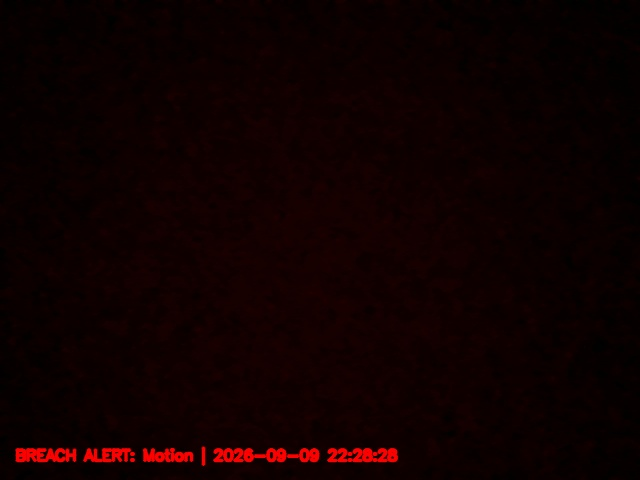
#> input picture camera/incidents/breach_20260909_222828.jpg, 640 x 480 px, given in place of the camera
$ python main.py
#> lines starting #> are read from the running program, lines starting #| are printed output that depends on the picture; after the words box and inside, x2 and y2 are one past the last pixel; in counts of white or black regions, pixels touching at a corner belong together
### camera/detector.py
"""Breach and Intrusion Detection module using OpenCV.
Provides motion detection via MOG2 background subtraction and human detection via HOG.
"""
import cv2
import numpy as np
import config


def boxes_intersect(box_a, box_b):
    """Check if two rectangles (x, y, w, h) overlap."""
    ax1, ay1, aw, ah = box_a
    ax2, ay2 = ax1 + aw, ay1 + ah

    bx1, by1, bw, bh = box_b
    bx2, by2 = bx1 + bw, by1 + bh

    inter_x1 = max(ax1, bx1)
    inter_y1 = max(ay1, by1)
    inter_x2 = min(ax2, bx2)
    inter_y2 = min(ay2, by2)

    return (inter_x1 < inter_x2) and (inter_y1 < inter_y2)


# [4 lines left out: function point_in_box, not called in this run]


class BreachDetector:
    def __init__(self):
        # Adaptive Background Subtractor for motion detection
        self.bg_subtractor = cv2.createBackgroundSubtractorMOG2(
            history=500,
            varThreshold=25,
            detectShadows=False
        )

        # Morphological kernels for cleaning motion masks
        self.kernel_open = cv2.getStructuringElement(cv2.MORPH_ELLIPSE, (3, 3))
        self.kernel_dilate = cv2.getStructuringElement(cv2.MORPH_RECT, (7, 7))

        # HOG descriptor for human / person detection
        self.hog = cv2.HOGDescriptor()
        self.hog.setSVMDetector(cv2.HOGDescriptor_getDefaultPeopleDetector())

    def detect_motion(self, frame, zone_rect=None):
        """Detect moving objects in the frame and check if they breach the zone.
        Returns: list of tuples (x, y, w, h, is_breach)
        """
        # Blur to eliminate high frequency sensor noise
        blurred = cv2.GaussianBlur(frame, (5, 5), 0)
        fg_mask = self.bg_subtractor.apply(blurred)

        # Remove speckle noise and bridge gaps
        fg_mask = cv2.morphologyEx(fg_mask, cv2.MORPH_OPEN, self.kernel_open)
        fg_mask = cv2.dilate(fg_mask, self.kernel_dilate, iterations=2)

        contours, _ = cv2.findContours(fg_mask, cv2.RETR_EXTERNAL, cv2.CHAIN_APPROX_SIMPLE)
        motion_boxes = []

        for cnt in contours:
            area = cv2.contourArea(cnt)
            if area < config.MIN_MOTION_AREA:
                continue

            x, y, w, h = cv2.boundingRect(cnt)
            box = (x, y, w, h)
            is_breach = False

            if zone_rect is not None:
                # Intrusion occurs if moving object bounding box intersects restricted zone
                is_breach = boxes_intersect(box, zone_rect)

            motion_boxes.append((x, y, w, h, is_breach))

        return motion_boxes, fg_mask

    def detect_people(self, frame, zone_rect=None):
        """Detect people using HOG and check if they breach the zone.
        Returns: list of tuples (x, y, w, h, is_breach)
        """
        # Resize for faster HOG processing if frame is large
        h, w = frame.shape[:2]
        scale_factor = 1.0
        if w > 480:
            scale_factor = 480.0 / w
            small_frame = cv2.resize(frame, (480, int(h * scale_factor)))
        else:
            small_frame = frame

        # Run HOG detector
        rects, weights = self.hog.detectMultiScale(
            small_frame,
            winStride=config.PERSON_DETECTOR_STRIDE,
            padding=config.PERSON_DETECTOR_PADDING,
            scale=config.PERSON_DETECTOR_SCALE
        )

        person_boxes = []
        for i, (rx, ry, rw, rh) in enumerate(rects):
            # Scale back coordinates to original frame size
            if scale_factor != 1.0:
                rx = int(rx / scale_factor)
                ry = int(ry / scale_factor)
                rw = int(rw / scale_factor)
                rh = int(rh / scale_factor)

            box = (rx, ry, rw, rh)
            # Center-foot coordinate of the person (more accurate for tripwire/ground perimeter)
            foot_x = rx + rw // 2
            foot_y = ry + int(rh * 0.9)

            is_breach = False
            if zone_rect is not None:
                # Breach if foot is in zone or bounding box significantly overlaps
                is_breach = point_in_box(foot_x, foot_y, zone_rect) or boxes_intersect(box, zone_rect)

            person_boxes.append((rx, ry, rw, rh, is_breach))

        return person_boxes

    def process_frame(self, frame, zone_rect, mode="BOTH"):
        """Run requested detection mode(s) on current frame.
        Returns:
            breach_detected: bool
            motion_results: list of (x, y, w, h, is_breach)
            person_results: list of (x, y, w, h, is_breach)
            fg_mask: foreground mask
        """
        breach_detected = False
        motion_results = []
        person_results = []
        fg_mask = None

        if mode in ("MOTION", "BOTH"):
            motion_results, fg_mask = self.detect_motion(frame, zone_rect)
            if any(b[-1] for b in motion_results):
                breach_detected = True

        if mode in ("PERSON", "BOTH"):
            person_results = self.detect_people(frame, zone_rect)
            if any(b[-1] for b in person_results):
                breach_detected = True

        return breach_detected, motion_results, person_results, fg_mask

### camera/alarm.py
"""Alarm manager module.
Handles non-blocking audio alerts, snapshot recording, and alarm states.
"""
import sys
import time
import cv2
import threading
from datetime import datetime
from pathlib import Path
import config

try:
    import winsound
    HAS_WINSOUND = True
except ImportError:
    HAS_WINSOUND = False


class AlarmManager:
    def __init__(self):
        self.is_armed = True
        self.is_muted = not config.ALARM_SOUND_ENABLED
        self.last_breach_time = 0.0
        self.last_snapshot_time = 0.0
        self.is_alarming = False

        # Audio worker state
        self._stop_audio_event = threading.Event()
        self._sound_trigger_event = threading.Event()
        self._audio_thread = threading.Thread(target=self._audio_worker, daemon=True)
        self._audio_thread.start()

    def trigger_breach(self, frame=None, breach_info="Intrusion Detected"):
        """Call this whenever a breach/intrusion is detected."""
        if not self.is_armed:
            return

        now = time.time()
        self.last_breach_time = now
        self.is_alarming = True
        self._sound_trigger_event.set()

        # Save snapshot if cooldown elapsed
        if frame is not None and (now - self.last_snapshot_time) >= config.SNAPSHOT_COOLDOWN_SECS:
            self._save_incident_snapshot(frame, breach_info)
            self.last_snapshot_time = now

    def update(self):
        """Update active alarm state based on persistence duration."""
        if self.is_alarming:
            if time.time() - self.last_breach_time > config.ALARM_PERSISTENCE_SECS:
                self.is_alarming = False
                self._sound_trigger_event.clear()

    def _audio_worker(self):
        """Background thread playing siren/beep pulses without blocking the main loop."""
        while not self._stop_audio_event.is_set():
            if self._sound_trigger_event.is_set() and not self.is_muted and self.is_armed:
                try:
                    if HAS_WINSOUND:
                        # High-low siren pulse pattern
                        winsound.Beep(config.ALARM_BEEP_FREQ, config.ALARM_BEEP_DURATION_MS)
                        winsound.Beep(int(config.ALARM_BEEP_FREQ * 0.75), config.ALARM_BEEP_DURATION_MS)
                    else:
                        print("\a", end="", flush=True)
                        time.sleep(0.3)
                except Exception:
                    time.sleep(0.1)
            else:
                time.sleep(0.05)

    def _save_incident_snapshot(self, frame, breach_info):
        """Save evidence snapshot with timestamp."""
        try:
            timestamp_str = datetime.now().strftime("%Y%m%d_%H%M%S")
            filename = f"breach_{timestamp_str}.jpg"
            filepath = config.INCIDENT_DIR / filename

            # Create a copy with incident stamp
            snapshot = frame.copy()
            stamp_text = f"BREACH ALERT: {breach_info} | {datetime.now().strftime('%Y-%m-%d %H:%M:%S')}"
            cv2.putText(
                snapshot, stamp_text, (15, snapshot.shape[0] - 20),
                cv2.FONT_HERSHEY_SIMPLEX, 0.5, (0, 0, 255), 2, cv2.LINE_AA
            )
            cv2.imwrite(str(filepath), snapshot)
            print(f"[ALARM] Snapshot saved: {filepath.name}")
        except Exception as e:
            print(f"[ALARM] Failed to save snapshot: {e}")

    # [12 lines left out: functions toggle_arm, toggle_mute, not called in this run]

    def shutdown(self):
        self._stop_audio_event.set()
        self._sound_trigger_event.clear()

### camera/main.py
"""Main entrypoint for the OpenCV Intrusion & Security Breach Detection System.
"""
import sys
import time
import argparse
from datetime import datetime
import cv2
import numpy as np

import config
from detector import BreachDetector
from alarm import AlarmManager


class ZoneSelector:
    """Handles interactive mouse drawing to define or modify the restricted zone."""
    def __init__(self):
        self.drawing = False
        self.ix = -1
        self.iy = -1
        self.current_rect = None
        self.active_mode = False

    # [20 lines left out: function mouse_callback, not called in this run]


def draw_hud(display, zone_rect, alarm_mgr, mode, fps, is_drawing_zone):
    """Render a clean, high-contrast security camera HUD overlay."""
    h, w = display.shape[:2]
    now_str = datetime.now().strftime("%Y-%m-%d %H:%M:%S")

    # Flashing alert border if alarm is sounding
    if alarm_mgr.is_alarming and alarm_mgr.is_armed:
        # Flash every 250ms
        flash_state = int(time.time() * 4) % 2 == 0
        border_color = (0, 0, 255) if flash_state else (0, 140, 255)
        cv2.rectangle(display, (0, 0), (w - 1, h - 1), border_color, 8)

        # Prominent Breach Banner
        banner_text = "!!! SECURITY BREACH DETECTED !!!"
        (tw, th), _ = cv2.getTextSize(banner_text, cv2.FONT_HERSHEY_DUPLEX, 0.8, 2)
        bx1 = (w - tw) // 2 - 20
        by1 = 45
        bx2 = bx1 + tw + 40
        by2 = by1 + th + 20
        cv2.rectangle(display, (bx1, by1), (bx2, by2), (0, 0, 180), -1)
        cv2.rectangle(display, (bx1, by1), (bx2, by2), (255, 255, 255), 2)
        cv2.putText(
            display, banner_text, (bx1 + 20, by2 - 10),
            cv2.FONT_HERSHEY_DUPLEX, 0.8, (255, 255, 255), 2, cv2.LINE_AA
        )

    # Top Status Bar (Translucent dark overlay)
    bar_overlay = display.copy()
    cv2.rectangle(bar_overlay, (0, 0), (w, 36), (15, 15, 15), -1)
    cv2.addWeighted(bar_overlay, 0.75, display, 0.25, 0, display)

    # Status indicators
    arm_text = "ARMED" if alarm_mgr.is_armed else "DISARMED"
    arm_color = (0, 255, 0) if alarm_mgr.is_armed else (120, 120, 120)
    mute_text = "MUTED" if alarm_mgr.is_muted else "AUDIO ON"
    mute_color = (0, 165, 255) if alarm_mgr.is_muted else (0, 255, 180)

    status_str = f"STATUS: {arm_text}  |  MODE: {mode}  |  {mute_text}  |  FPS: {fps:.1f}"
    cv2.putText(display, status_str, (12, 23), cv2.FONT_HERSHEY_SIMPLEX, 0.52, (230, 230, 230), 1, cv2.LINE_AA)
    # Highlight armed indicator dot
    cv2.circle(display, (w - 200, 18), 6, arm_color, -1)
    cv2.putText(display, now_str, (w - 180, 23), cv2.FONT_HERSHEY_SIMPLEX, 0.5, (200, 200, 200), 1, cv2.LINE_AA)

    # Draw Restricted Zone
    if zone_rect is not None:
        zx, zy, zw, zh = zone_rect
        zone_color = (0, 0, 255) if (alarm_mgr.is_alarming and alarm_mgr.is_armed) else (0, 215, 255)

        # Draw translucent tinted zone
        zone_sub = display[zy:zy+zh, zx:zx+zw]
        if zone_sub.size > 0:
            tint = np.full_like(zone_sub, (0, 0, 120) if alarm_mgr.is_alarming else (20, 50, 60))
            cv2.addWeighted(zone_sub, 0.82, tint, 0.18, 0, zone_sub)

        # Draw dashed-style corners or perimeter box
        cv2.rectangle(display, (zx, zy), (zx + zw, zy + zh), zone_color, 2)
        zone_title = "RESTRICTED ZONE [BREACH]" if alarm_mgr.is_alarming else "RESTRICTED SECURITY ZONE"
        cv2.putText(display, zone_title, (zx + 6, max(20, zy - 8)), cv2.FONT_HERSHEY_SIMPLEX, 0.48, zone_color, 1, cv2.LINE_AA)

    # Bottom helper bar
    help_overlay = display.copy()
    cv2.rectangle(help_overlay, (0, h - 30), (w, h), (15, 15, 15), -1)
    cv2.addWeighted(help_overlay, 0.75, display, 0.25, 0, display)

    if is_drawing_zone:
        help_text = "ZONE EDIT: Click & drag mouse to set new zone. Press [Z] to finish."
        help_color = (0, 255, 255)
    else:
        help_text = "[SPACE] Arm/Disarm | [Z] Edit Zone | [M] Mute | [D] Mode | [S] Snap | [Q] Quit"
        help_color = (190, 190, 190)

    cv2.putText(display, help_text, (12, h - 10), cv2.FONT_HERSHEY_SIMPLEX, 0.45, help_color, 1, cv2.LINE_AA)


def main():
    parser = argparse.ArgumentParser(description="OpenCV Intrusion & Security Breach Detection")
    parser.add_argument(
        "--camera",
        type=str,
        default=str(config.CAMERA_SOURCE),
        help="Camera source: index (e.g. 0) or IP/ESP32-CAM URL"
    )
    parser.add_argument(
        "--mode",
        choices=["MOTION", "PERSON", "BOTH"],
        default=config.DETECTION_MODE,
        help="Detection mode"
    )
    args = parser.parse_args()

    # Parse camera source (int if single digit, else string URL)
    cam_source = int(args.camera) if args.camera.isdigit() else args.camera
    mode = args.mode

    print("==================================================")
    print("      OPENCV INTRUSION & BREACH DETECTION         ")
    print("==================================================")
    print(f" Camera Source  : {cam_source}")
    print(f" Detection Mode : {mode}")
    print(f" Snapshot Folder: {config.INCIDENT_DIR}")
    print(" Controls:")
    print("   [SPACE]  : Arm / Disarm system")
    print("   [Z]      : Edit restricted zone with mouse")
    print("   [M]      : Mute / Unmute audio alarm")
    print("   [D]      : Cycle detection mode (Motion/Person/Both)")
    print("   [S]      : Capture manual snapshot")
    print("   [R]      : Reset restricted zone to default")
    print("   [Q/ESC]  : Quit application")
    print("==================================================")

    # Initialize video capture
    # If on Windows and using local webcam index, prefer DirectShow backend for faster start
    if isinstance(cam_source, int) and sys.platform.startswith("win"):
        cap = cv2.VideoCapture(cam_source, cv2.CAP_DSHOW)
    else:
        cap = cv2.VideoCapture(cam_source)

    if not cap.isOpened():
        print(f"[ERROR] Could not open camera source: {cam_source}")
        if isinstance(cam_source, int):
            print("Troubleshooting: Check if another application is using the webcam, or try index 1.")
        else:
            print("Troubleshooting: Ensure your ESP32-CAM is connected to WiFi and stream URL is accessible.")
        return

    # Try setting resolution
    cap.set(cv2.CAP_PROP_FRAME_WIDTH, config.FRAME_WIDTH)
    cap.set(cv2.CAP_PROP_FRAME_HEIGHT, config.FRAME_HEIGHT)

    # Read first frame to determine dimensions
    ret, frame = cap.read()
#> frame is the input picture: shape (480, 640, 3); mean B, G, R 0.3, 0.4, 15.6
    if not ret or frame is None:
        print("[ERROR] Failed to read initial frame from camera.")
        cap.release()
        return

    frame_h, frame_w = frame.shape[:2]

    # Initialize restricted zone from default ratios
    dz = config.DEFAULT_ZONE
    zone_rect = (
        int(dz[0] * frame_w),
        int(dz[1] * frame_h),
        int((dz[2] - dz[0]) * frame_w),
        int((dz[3] - dz[1]) * frame_h),
    )

    detector = BreachDetector()
    alarm_mgr = AlarmManager()
    zone_selector = ZoneSelector()

    window_name = "Security Breach & Intrusion Monitor"
    cv2.namedWindow(window_name, cv2.WINDOW_NORMAL)
    cv2.setMouseCallback(window_name, zone_selector.mouse_callback)

    fps = 0.0
    prev_time = time.time()

    try:
        while True:
            ret, frame = cap.read()
            if not ret or frame is None:
                # If network stream drops, wait briefly and retry
                time.sleep(0.03)
                continue

            current_time = time.time()
            fps = 0.9 * fps + 0.1 * (1.0 / max(0.001, current_time - prev_time))
            prev_time = current_time

            # Update zone if user drew a new one
            if zone_selector.current_rect is not None:
                zone_rect = zone_selector.current_rect

            # Run detection if armed
            display = frame.copy()
            breach_detected = False
            motion_results = []
            person_results = []

            if alarm_mgr.is_armed and not zone_selector.active_mode:
                breach_detected, motion_results, person_results, _ = detector.process_frame(
                    frame, zone_rect, mode=mode
                )
#> in detect_motion, `contours, _ = cv2.findContours(fg_mask, cv2.RETR_EXTERNAL, cv2.CHAIN_A..`: contours = [[[0, 0], [0, 479], [639, 479], [639, 0]]]
#> the loop in detect_motion, `for cnt in contours:` made 1 pass
#> (cnt, area, x, y, w, h, is_breach, ax1 in boxes_intersect) on pass 1: ([[0, 0], [0, 479], [639, 479], [639, 0]], 306081, 0, 0, 640, 480, True, 0)
#> after the loop in detect_motion, `for cnt in contours:`: motion_boxes = [(0, 0, 640, 480, True)]
#> in detect_people, `rects, weights = self.hog.detectMultiScale( small_frame, winStride=con..`: rects = ()
#> after the loop in detect_people, `for i, (rx, ry, rw, rh) in enumerate(rects):`: person_boxes = []
#> breach_detected = True; motion_results = [(0, 0, 640, 480, True)]; person_results = []

                if breach_detected:
                    breach_reason = []
                    if any(m[-1] for m in motion_results):
                        breach_reason.append("Motion")
                    if any(p[-1] for p in person_results):
                        breach_reason.append("Person")
                    reason_str = " + ".join(breach_reason) if breach_reason else "Intrusion"

                    alarm_mgr.trigger_breach(display, breach_info=reason_str)
#> in _save_incident_snapshot, `cv2.putText( snapshot, stamp_text, (15, snapshot.shape[0] - 20), cv2.F..`:
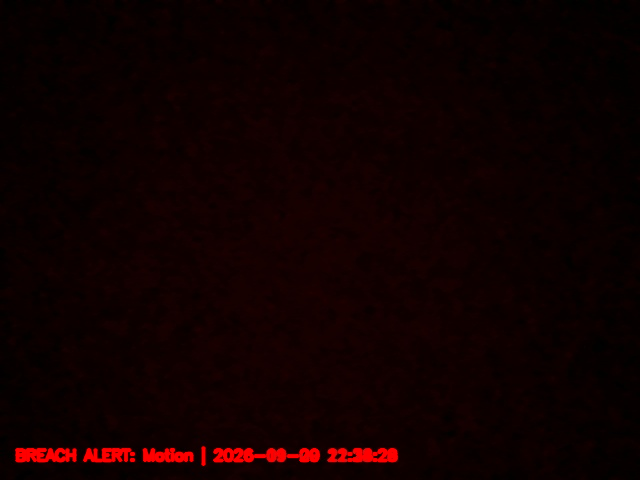
#> snapshot: shape (480, 640, 3); 1.34% of pixels changed, all inside (x1, y1, x2, y2) = (15, 446, 398, 466)

            # Draw motion bounding boxes
            for (mx, my, mw, mh, is_breach) in motion_results:
                color = (0, 0, 255) if is_breach else (0, 255, 0)
                cv2.rectangle(display, (mx, my), (mx + mw, my + mh), color, 2)
                label = "BREACH: Motion" if is_breach else "Motion"
                cv2.putText(
                    display, label, (mx, max(15, my - 6)),
                    cv2.FONT_HERSHEY_SIMPLEX, 0.45, color, 1, cv2.LINE_AA
                )
#> this loop made 1 pass
#> (mx, my, mw, mh, is_breach, color, label) on pass 1: (0, 0, 640, 480, True, (0, 0, 255), 'BREACH: Motion')
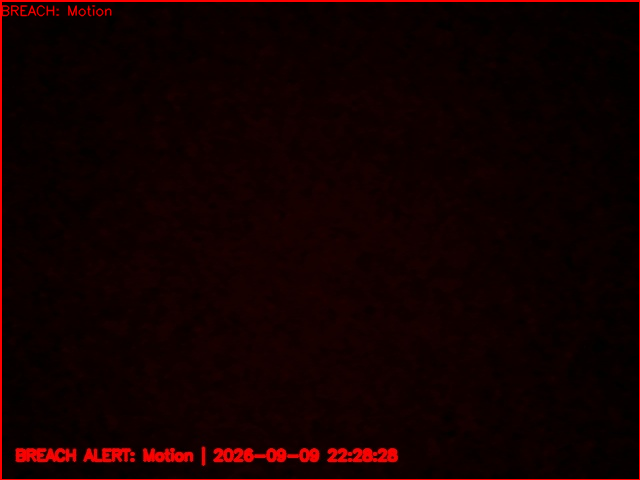
#> display: shape (480, 640, 3); 1.36% of pixels changed, all inside (x1, y1, x2, y2) = (0, 0, 640, 480)

            # Draw person bounding boxes
            for (px, py, pw, ph, is_breach) in person_results:
                color = (0, 0, 255) if is_breach else (255, 200, 0)
                cv2.rectangle(display, (px, py), (px + pw, py + ph), color, 2)
                label = "BREACH: Person" if is_breach else "Person"
                cv2.putText(
                    display, label, (px, max(15, py - 6)),
                    cv2.FONT_HERSHEY_SIMPLEX, 0.48, color, 2, cv2.LINE_AA
                )
#> this loop made 0 passes

            # Update alarm timers (handles auto-reset after persistence timeout)
            alarm_mgr.update()

            # Render HUD
            draw_hud(
                display,
                zone_rect,
                alarm_mgr,
                mode,
                fps,
                is_drawing_zone=zone_selector.active_mode
            )
#> in draw_hud, `(tw, th), _ = cv2.getTextSize(banner_text, cv2.FONT_HERSHEY_DUPLEX, 0...`: tw = 444; th = 18
#> in draw_hud, `bx1 = (w - tw) // 2 - 20`: bx1 = 78
#> in draw_hud, `bx2 = bx1 + tw + 40`: bx2 = 562
#> in draw_hud, `by2 = by1 + th + 20`: by2 = 83
#> in draw_hud, `cv2.putText( display, banner_text, (bx1 + 20, by2 - 10), cv2.FONT_HERS..`:
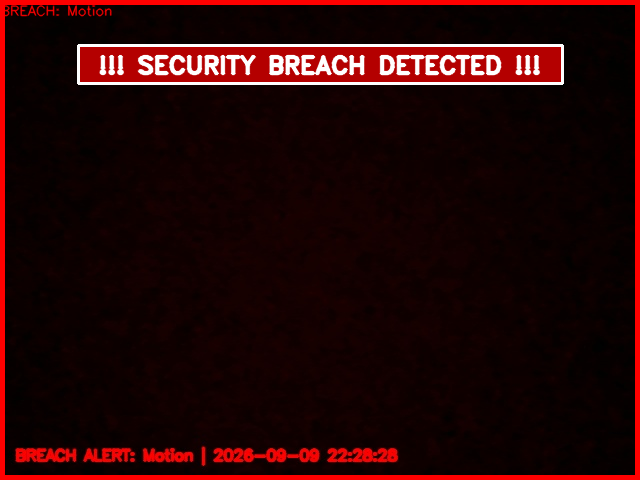
#> display: shape (480, 640, 3); mean B, G, R 6.5, 6.6, 37.5
#> in draw_hud, `cv2.rectangle(bar_overlay, (0, 0), (w, 36), (15, 15, 15), -1)`:
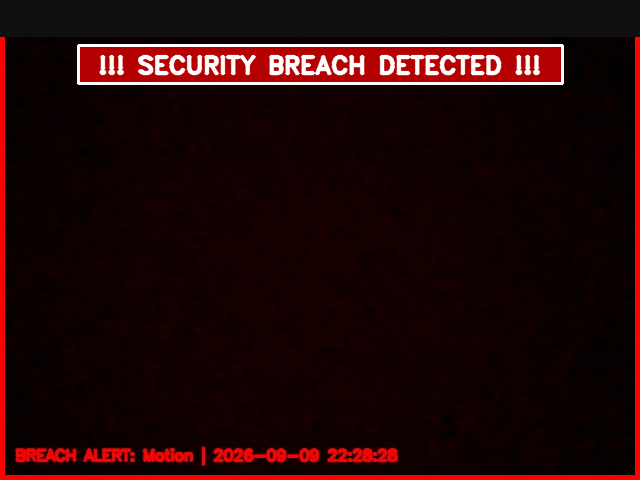
#> bar_overlay: shape (480, 640, 3); 7.71% of pixels changed, all inside (x1, y1, x2, y2) = (0, 0, 640, 37)
#> in draw_hud, `cv2.putText(display, now_str, (w - 180, 23), cv2.FONT_HERSHEY_SIMPLEX,..`:
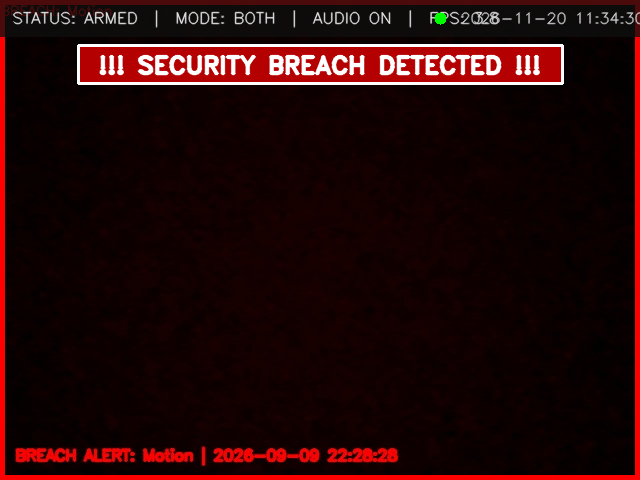
#> display: shape (480, 640, 3); mean B, G, R 8.5, 8.6, 36.7
#> in draw_hud, `cv2.addWeighted(zone_sub, 0.82, tint, 0.18, 0, zone_sub)`:
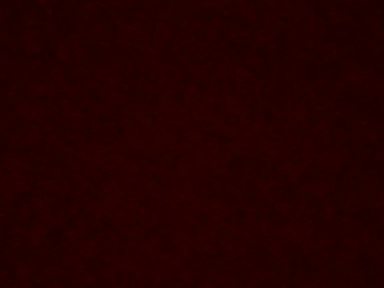
#> zone_sub: shape (288, 384, 3); mean B, G, R 0.3, 0.3, 35.7
#> in draw_hud, `cv2.addWeighted(zone_sub, 0.82, tint, 0.18, 0, zone_sub)`:
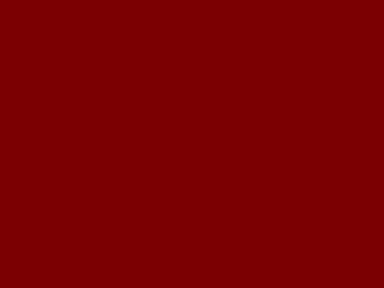
#> tint: shape (288, 384, 3); mean B, G, R 0, 0, 120
#> (the rest of the program and of its run is left out)
